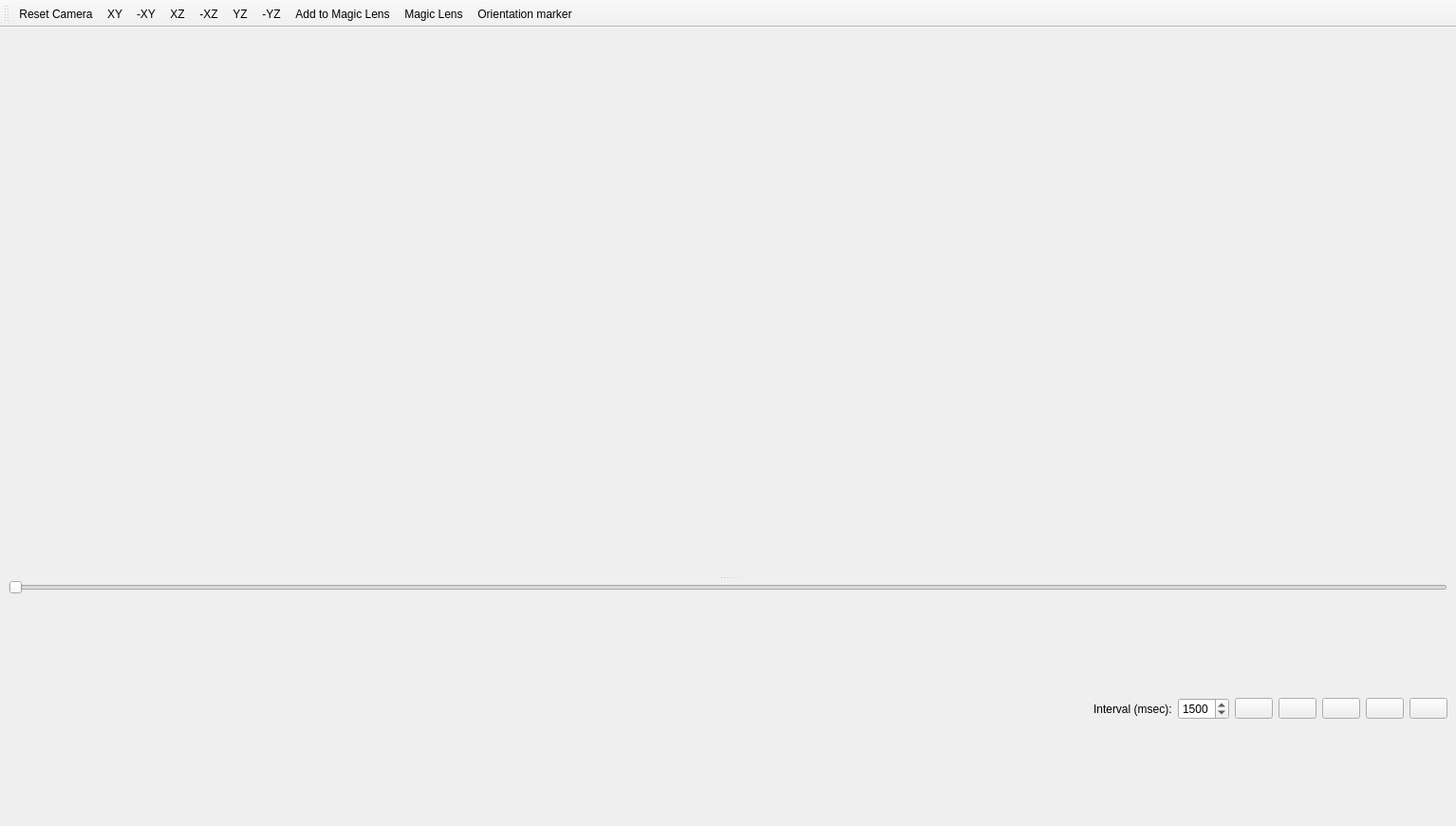
<?xml version="1.0" encoding="UTF-8"?>
<ui version="4.0">
 <class>VisWin</class>
 <widget class="QMainWindow" name="VisWin">
  <property name="geometry">
   <rect>
    <x>0</x>
    <y>0</y>
    <width>1534</width>
    <height>870</height>
   </rect>
  </property>
  <property name="minimumSize">
   <size>
    <width>300</width>
    <height>200</height>
   </size>
  </property>
  <property name="windowTitle">
   <string>MainWindow</string>
  </property>
  <widget class="QWidget" name="centralwidget">
   <layout class="QVBoxLayout" name="verticalLayout_2">
    <item>
     <widget class="QSplitter" name="splitter">
      <property name="orientation">
       <enum>Qt::Vertical</enum>
      </property>
      <widget class="iAFast3DMagicLensWidget" name="qvtkWidget" native="true">
       <property name="minimumSize">
        <size>
         <width>100</width>
         <height>100</height>
        </size>
       </property>
      </widget>
      <widget class="QWidget" name="widget" native="true">
       <layout class="QVBoxLayout" name="verticalLayout">
        <property name="leftMargin">
         <number>0</number>
        </property>
        <property name="topMargin">
         <number>0</number>
        </property>
        <property name="rightMargin">
         <number>0</number>
        </property>
        <property name="bottomMargin">
         <number>0</number>
        </property>
        <item>
         <widget class="QSlider" name="sStage">
          <property name="orientation">
           <enum>Qt::Horizontal</enum>
          </property>
         </widget>
        </item>
        <item>
         <widget class="QWidget" name="widget_2" native="true">
          <layout class="QHBoxLayout" name="horizontalLayout">
           <property name="leftMargin">
            <number>0</number>
           </property>
           <property name="topMargin">
            <number>0</number>
           </property>
           <property name="rightMargin">
            <number>0</number>
           </property>
           <property name="bottomMargin">
            <number>0</number>
           </property>
           <item>
            <spacer name="horizontalSpacer">
             <property name="orientation">
              <enum>Qt::Horizontal</enum>
             </property>
             <property name="sizeHint" stdset="0">
              <size>
               <width>40</width>
               <height>20</height>
              </size>
             </property>
            </spacer>
           </item>
           <item>
            <widget class="QLabel" name="label">
             <property name="text">
              <string>Interval (msec):</string>
             </property>
            </widget>
           </item>
           <item>
            <widget class="QSpinBox" name="sbInterval">
             <property name="minimum">
              <number>200</number>
             </property>
             <property name="maximum">
              <number>5000</number>
             </property>
             <property name="value">
              <number>1500</number>
             </property>
            </widget>
           </item>
           <item>
            <widget class="QPushButton" name="pbFirst">
             <property name="icon">
              <iconset resource="../../core/open_iA.qrc">
               <normaloff>:/images/4DCT_First.png</normaloff>:/images/4DCT_First.png</iconset>
             </property>
            </widget>
           </item>
           <item>
            <widget class="QPushButton" name="pbPrevious">
             <property name="icon">
              <iconset resource="../../core/open_iA.qrc">
               <normaloff>:/images/4DCT_Previous.png</normaloff>:/images/4DCT_Previous.png</iconset>
             </property>
            </widget>
           </item>
           <item>
            <widget class="QPushButton" name="pbPlay">
             <property name="icon">
              <iconset resource="../../core/open_iA.qrc">
               <normaloff>:/images/4DCT_Play.png</normaloff>:/images/4DCT_Play.png</iconset>
             </property>
             <property name="checkable">
              <bool>true</bool>
             </property>
            </widget>
           </item>
           <item>
            <widget class="QPushButton" name="pbNext">
             <property name="icon">
              <iconset resource="../../core/open_iA.qrc">
               <normaloff>:/images/4DCT_Next.png</normaloff>:/images/4DCT_Next.png</iconset>
             </property>
            </widget>
           </item>
           <item>
            <widget class="QPushButton" name="pbLast">
             <property name="icon">
              <iconset resource="../../core/open_iA.qrc">
               <normaloff>:/images/4DCT_Last.png</normaloff>:/images/4DCT_Last.png</iconset>
             </property>
            </widget>
           </item>
          </layout>
         </widget>
        </item>
       </layout>
      </widget>
     </widget>
    </item>
   </layout>
  </widget>
  <widget class="QToolBar" name="toolBar">
   <property name="windowTitle">
    <string>toolBar</string>
   </property>
   <property name="iconSize">
    <size>
     <width>32</width>
     <height>32</height>
    </size>
   </property>
   <property name="toolButtonStyle">
    <enum>Qt::ToolButtonTextBesideIcon</enum>
   </property>
   <attribute name="toolBarArea">
    <enum>TopToolBarArea</enum>
   </attribute>
   <attribute name="toolBarBreak">
    <bool>false</bool>
   </attribute>
   <addaction name="actionResetCam"/>
   <addaction name="actionXYView"/>
   <addaction name="actionXYBackView"/>
   <addaction name="actionXZView"/>
   <addaction name="actionXZBackView"/>
   <addaction name="actionYZView"/>
   <addaction name="actionYZBackView"/>
   <addaction name="actionAddToMagicLens"/>
   <addaction name="actionMagicLens"/>
   <addaction name="actionOrientationMarker"/>
  </widget>
  <action name="actionAddToMagicLens">
   <property name="checkable">
    <bool>true</bool>
   </property>
   <property name="text">
    <string>Add to Magic Lens</string>
   </property>
   <property name="toolTip">
    <string>ADD TO MAGIC LENS</string>
   </property>
  </action>
  <action name="actionMagicLens">
   <property name="checkable">
    <bool>true</bool>
   </property>
   <property name="text">
    <string>Magic Lens</string>
   </property>
   <property name="toolTip">
    <string>MAGIC LENS</string>
   </property>
  </action>
  <action name="actionResetCam">
   <property name="text">
    <string>Reset Camera</string>
   </property>
  </action>
  <action name="actionXYView">
   <property name="text">
    <string>XY</string>
   </property>
  </action>
  <action name="actionYZView">
   <property name="text">
    <string>YZ</string>
   </property>
  </action>
  <action name="actionXZView">
   <property name="text">
    <string>XZ</string>
   </property>
  </action>
  <action name="actionXYBackView">
   <property name="text">
    <string>-XY</string>
   </property>
  </action>
  <action name="actionXZBackView">
   <property name="text">
    <string>-XZ</string>
   </property>
  </action>
  <action name="actionYZBackView">
   <property name="text">
    <string>-YZ</string>
   </property>
   <property name="toolTip">
    <string>-YZ</string>
   </property>
  </action>
  <action name="actionOrientationMarker">
   <property name="checkable">
    <bool>true</bool>
   </property>
   <property name="text">
    <string>Orientation marker</string>
   </property>
  </action>
 </widget>
 <customwidgets>
  <customwidget>
   <class>iAFast3DMagicLensWidget</class>
   <extends>QWidget</extends>
   <header>iAFast3DMagicLensWidget.h</header>
   <container>1</container>
  </customwidget>
 </customwidgets>
 <resources>
  <include location="../../core/open_iA.qrc"/>
 </resources>
 <connections/>
</ui>
